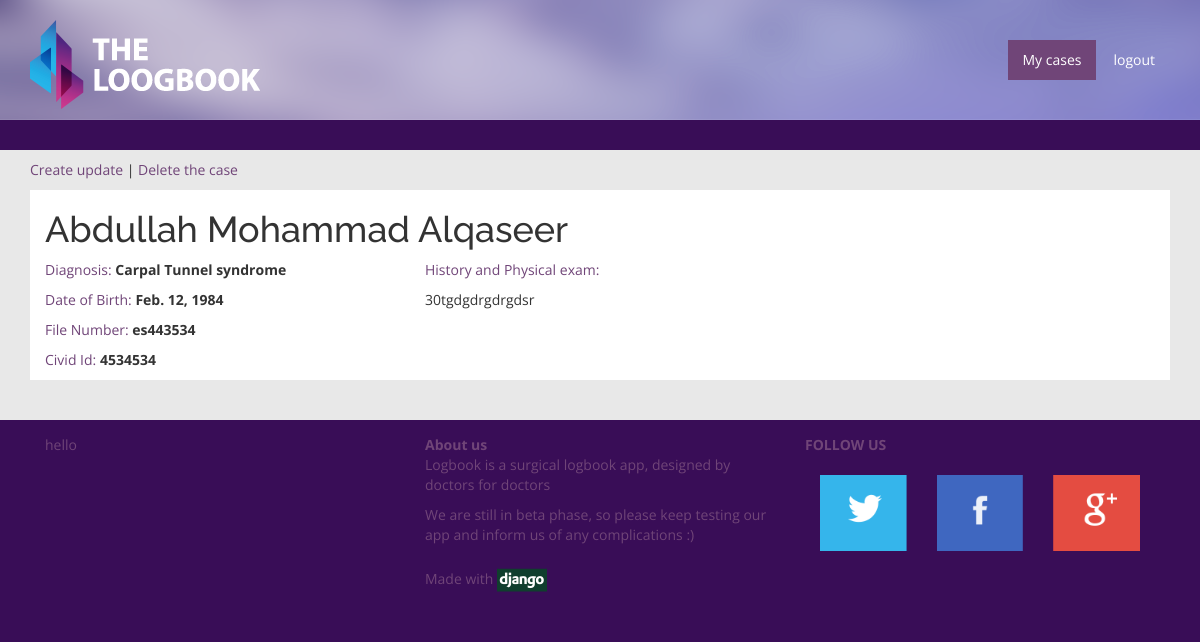
Page /case_detail/9/ (signed in) on the committed database.
### main/models.py (models this page shows, shortened)
class Case(models.Model):
	patient_name = models.CharField(max_length=255, blank=True, null=True)
	date_of_birth = models.DateField(auto_now=False, auto_now_add=False)
	diagnosis = models.CharField(max_length=255, blank=True, null=True)
	history_and_exam = models.TextField()
	file_number = models.CharField(max_length=50, blank=True, null=True)
	civil_id = models.CharField(max_length=50, blank=True, null=True)
	user = models.ForeignKey('main.CustomUser')

### main/views.py (the view)
# urls.py: url(r'^case_detail/(?P<pk>[0-9]+)/$', 'main.views.case_detail'),
def case_detail(request, pk):
	case = Case.objects.get(pk=pk)
	context = {}
	context['case'] = case
	return render(request, 'case_detail.html', context)

### main/templates/case_detail.html (shortened to what this page needs)
{% extends 'base.html' %}
{% block body %}
{% if case.user == request.user %}
<p class='caseupdtebutton'><a href='/create_update/{{ case.pk }}'> Create update </a>     |     <a href='/delete1/{{case.pk}}'>Delete the case</a></p>
<div class='row casedata'>
	<div class='col-lg-12'>
		<h1 class='patientnamedetail'>{{ case.patient_name }}</h1>
	</div>
	<div class='col-lg-4'>
		<p><span class='datakey'>Diagnosis: </span><b>{{ case.diagnosis }}</b></p>
		<p><span class='datakey'>Date of Birth: </span><b>{{case.date_of_birth}}</b></p>
		<p><span class='datakey'>File Number: </span><b>{{ case.file_number }}</b></p>
		<p><span class='datakey'>Civid Id: </span><b>{{ case.civil_id }}</b></p>
	</div>
	<div class='col-lg-8'>
		<p><span class='datakey'>History and Physical exam:</span></p>
		<p>{{ case.history_and_exam }}</p>
	</div>
</div>
{% endif %}
{% endblock %}

### main/static/css/mystyle.css (style rules this page uses)
body { font-family: 'Open Sans', sans-serif; background-color: #390d57; }
.patientnamedetail { font-family: 'Raleway', sans-serif; }
.casedata { background-color: white; margin: 5px 0px 20px 0px; }
.datakey { color: #704578; }
a { color: #704578; }
.caseupdtebutton { margin-top: 10px; }

### rows in the picture
Case: patient_name "Abdullah Mohammad Alqaseer", diagnosis "Carpal Tunnel syndrome", date_of_birth "Feb. 12, 1984", file_number "es443534", civil_id "4534534", history_and_exam "30tgdgdrgdrgdsr"
